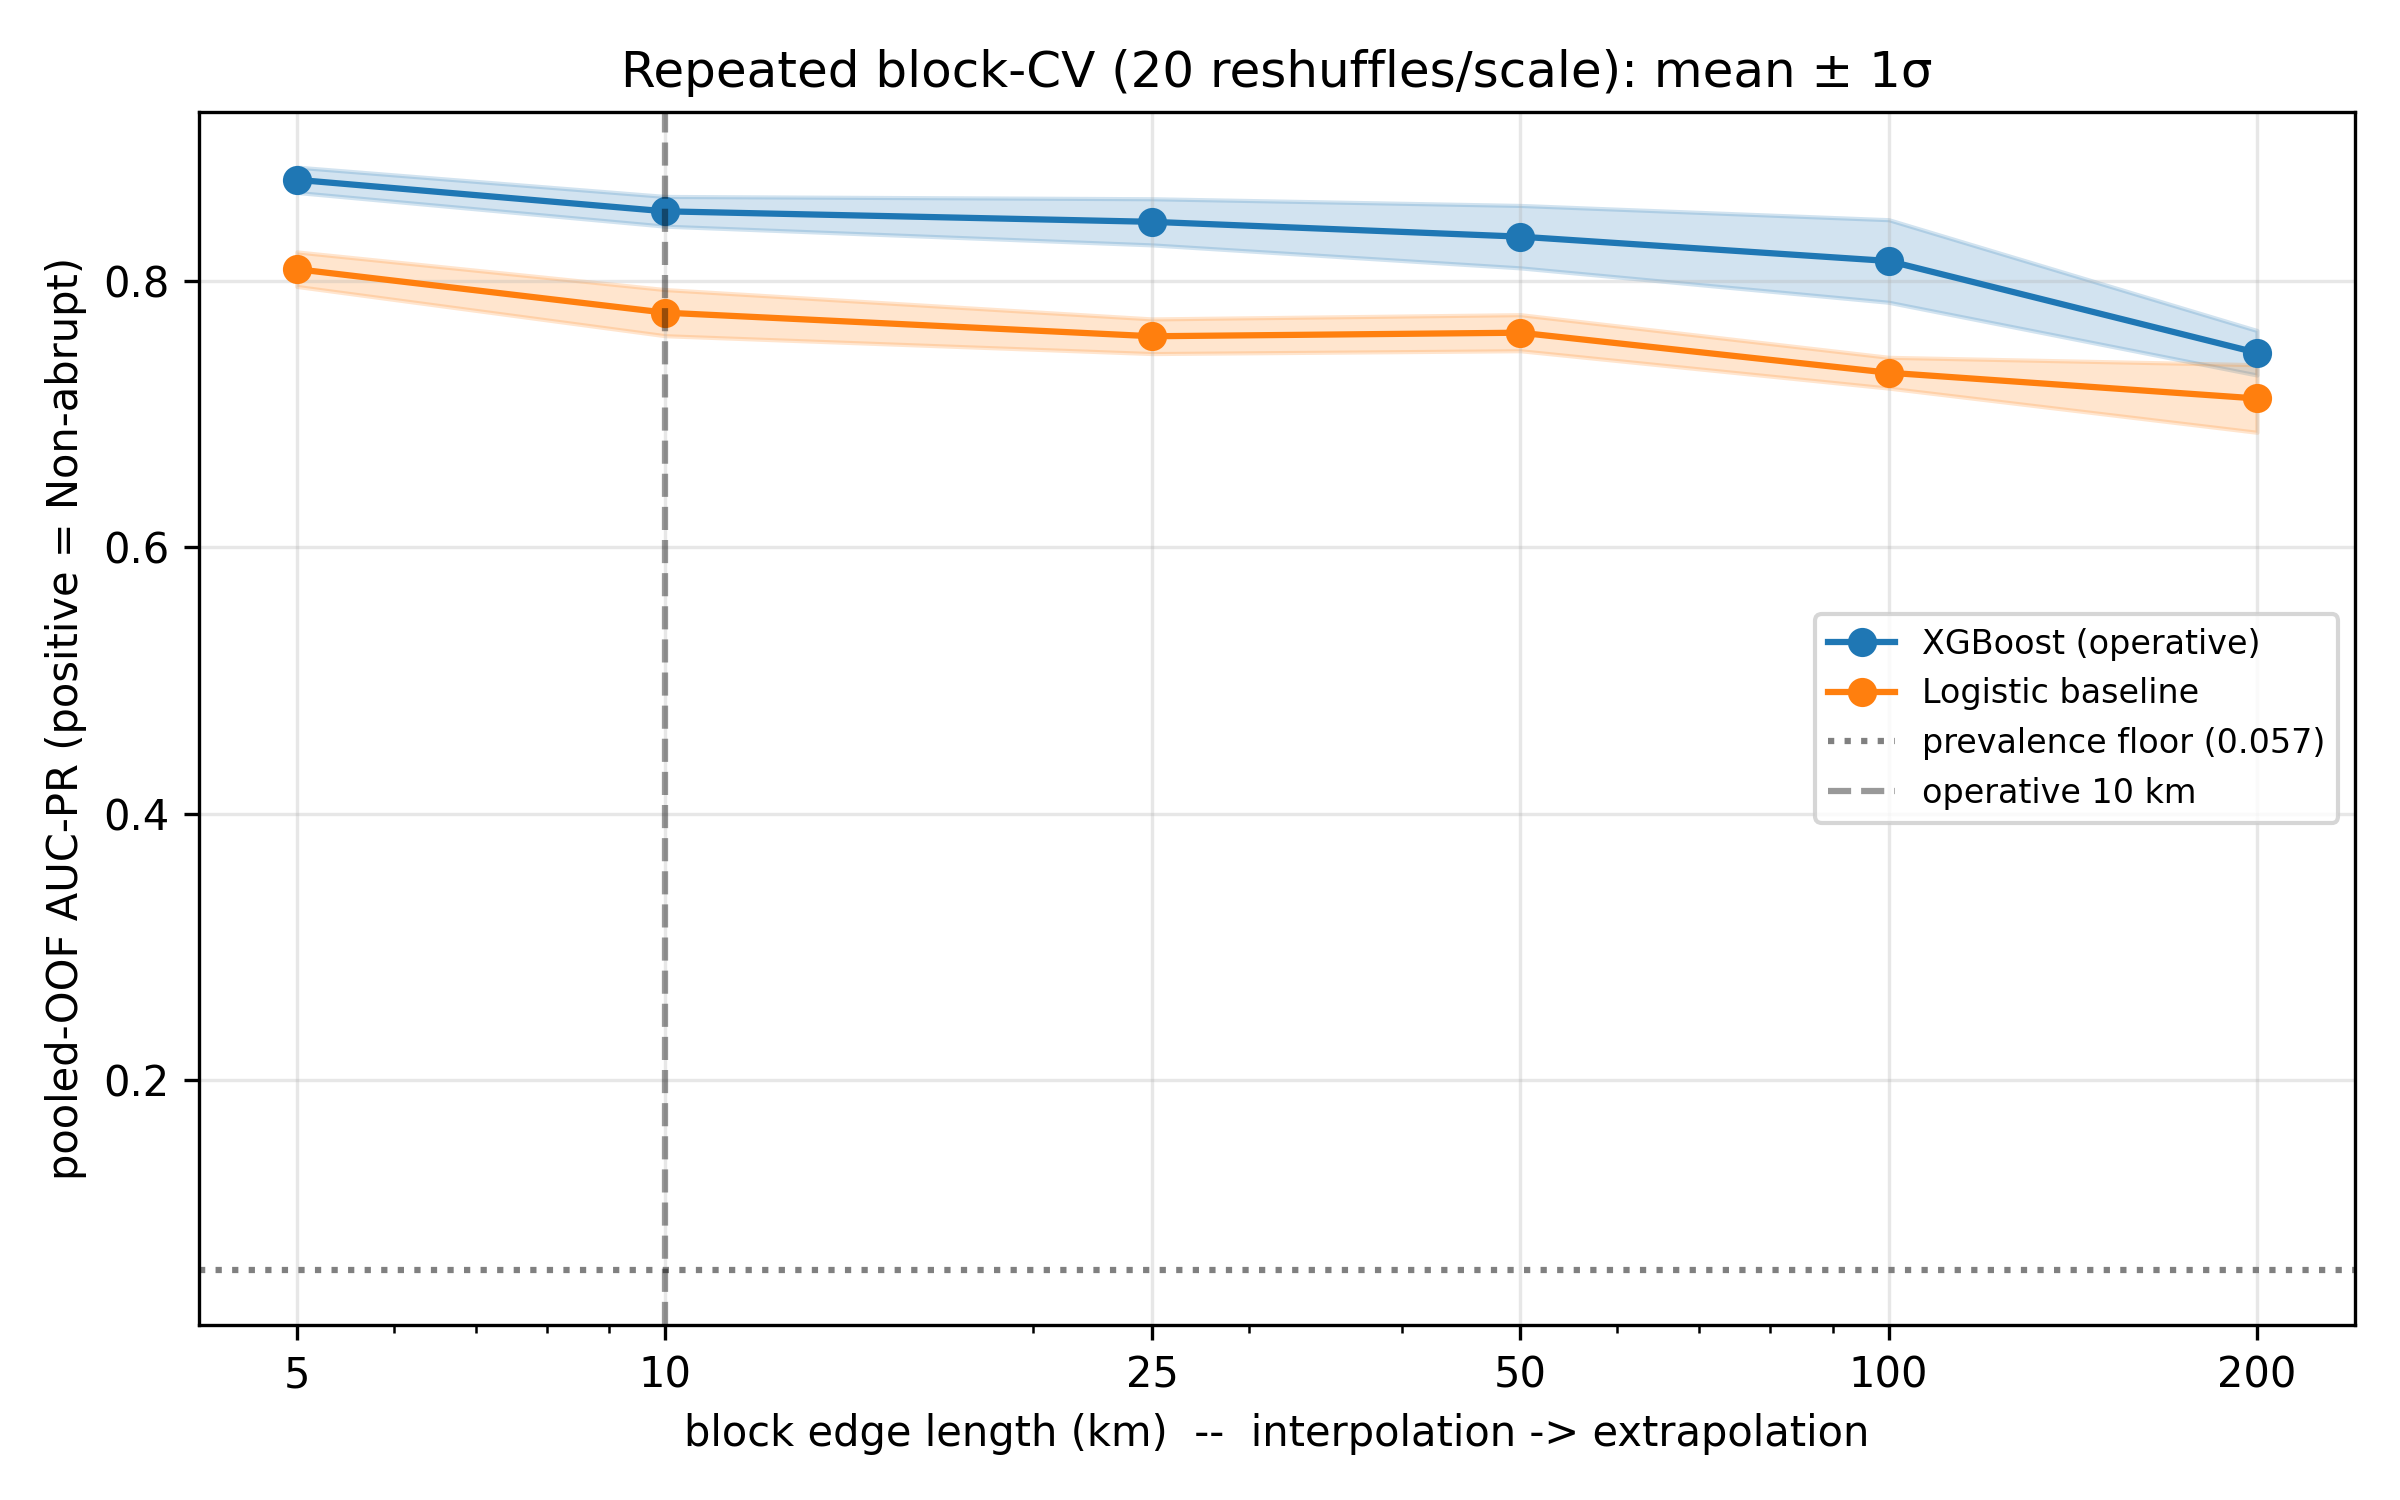

The script that saved this image:
"""Repeated spatial block-CV: partition-to-partition spread of the AUC-PR-vs-scale curve.

The headline curve in `train_xgboost.py` is a SINGLE 5-fold block partition per scale, so
its across-fold spread mixes real spatial-generalization variance with the luck of one
block->fold draw. This repeats the draw `N_REPEATS` times per scale (varying ONLY the
block->fold shuffle seed; the albers_grid placement is fixed) and reports the distribution
of pooled-OOF AUC-PR -- the honest uncertainty a statewide extrapolating map inherits.

It also tracks the XGBoost-vs-logistic MARGIN per partition (both models scored on the
IDENTICAL folds each repeat -> a paired contrast), to test whether the narrow
operative-scale margin is a stable signal or within partition noise.

Fixed configs (NO per-fold re-selection) so the measured spread is PURE partition variance,
not hyperparameter-selection noise:
  - XGBoost: the operative selected hyperparameters (`models/selected_hparams.json`),
    scale_pos_weight=1 -- i.e. the operative model itself, held constant across scales.
  - Logistic: the baseline pipeline (`logistic_builder`) at fixed C=1.0.
Single-level `N_OUTER`-fold block folds via the production splitter, buffer = BUFFER_KM (0).
Only `CV_SEED` varies across repeats. Positive class = 1 (Non-abrupt); chance = prevalence.
Extension not done here: jittering the grid ORIGIN (block boundaries are fixed for
albers_grid) would add a second partition-variance source.

Run: poetry run python diagnostics/repeated_cv.py
"""
import sys
import json
from pathlib import Path
import numpy as np
import matplotlib.pyplot as plt
from sklearn.metrics import average_precision_score

sys.path.insert(0, str(Path(__file__).resolve().parent.parent / 'models'))
sys.path.insert(0, str(Path(__file__).resolve().parent))
import spatial_cv as scv
import train_xgboost as tx
from _data import load

SCALES = [5, 10, 25, 50, 100, 200]   # matches SWEEP_CELL_KM (5 km bookend added, T-repeated-cv)
N_REPEATS = 20                        # block->fold reshuffles per scale
SEED0 = 42                            # repeat r uses CV seed SEED0 + r
LOGIT_C = 1.0                         # strongest fixed C at the operative scale (OOF AUC-PR rose
                                      # monotonically with C across the tested grid), so the baseline
                                      # runs at its best fixed config, not a handicap. NOTE: the headline
                                      # pipeline SELECTS C per fold (adaptive > any single fixed C);
                                      # this diagnostic fixes it to isolate partition variance from
                                      # selection variance for both models.
FIG = Path(__file__).resolve().parent / 'repeated_cv.png'
OUT_JSON = Path(__file__).resolve().parent.parent / 'output' / 'repeated_cv_results.json'


def pooled_ap(factory, X, y, folds):
    """Pooled out-of-fold AUC-PR for a fixed estimator factory over a fold list."""
    proba, scored = scv.pooled_oof_predict(factory, X, y, folds)
    yv = np.asarray(y)[scored]
    if len(np.unique(yv)) < 2:
        return np.nan
    return average_precision_score(yv, proba[scored])


def main():
    X, y, lat, lon = load(verify=True)
    yv = np.asarray(y)
    prevalence = float((yv == 1).mean())

    hp = json.loads((tx.MODELS / 'selected_hparams.json').read_text())['hyperparameters']
    xgb_factory = tx.xgb_builder(hp)                 # operative config, spw=1
    logit_factory = tx.logistic_builder({'C': LOGIT_C})

    print("=" * 78)
    print(f"Repeated block-CV: {N_REPEATS} block->fold reshuffles/scale | "
          f"{tx.N_OUTER}-fold | buffer {tx.BUFFER_KM} km")
    print(f"XGBoost operative hparams: {hp}")
    print(f"Logistic baseline: C={LOGIT_C} | positive=Non-abrupt "
          f"(chance AUC-PR={prevalence:.4f})")
    print("=" * 78)
    print(f"{'cell_km':>8} | {'XGBoost AUC-PR mean±std [min,max]':^34} | "
          f"{'Logistic mean±std':^18} | {'margin mean±std':^16}")
    print("-" * 78)

    stats = {}
    for scale in SCALES:
        blocks = scv.assign_blocks(lat, lon, method=tx.BLOCK_METHOD, cell_km=scale)
        xgb_aps, logit_aps = [], []
        for r in range(N_REPEATS):
            folds = list(scv.buffered_block_folds(
                lat, lon, blocks, n_splits=tx.N_OUTER, buffer_km=tx.BUFFER_KM, seed=SEED0 + r))
            xgb_aps.append(pooled_ap(xgb_factory, X, y, folds))
            logit_aps.append(pooled_ap(logit_factory, X, y, folds))
        xgb_aps, logit_aps = np.array(xgb_aps), np.array(logit_aps)
        margin = xgb_aps - logit_aps  # paired: same folds each repeat
        stats[scale] = {
            'xgb_mean': np.nanmean(xgb_aps), 'xgb_std': np.nanstd(xgb_aps),
            'xgb_min': np.nanmin(xgb_aps), 'xgb_max': np.nanmax(xgb_aps),
            'logit_mean': np.nanmean(logit_aps), 'logit_std': np.nanstd(logit_aps),
            'margin_mean': np.nanmean(margin), 'margin_std': np.nanstd(margin),
            'xgb_raw': xgb_aps.tolist(), 'logit_raw': logit_aps.tolist(),
        }
        s = stats[scale]
        print(f"{scale:>8} | {s['xgb_mean']:.3f} ± {s['xgb_std']:.3f} "
              f"[{s['xgb_min']:.3f}, {s['xgb_max']:.3f}]".ljust(37) +
              f"| {s['logit_mean']:.3f} ± {s['logit_std']:.3f}".ljust(21) +
              f"| {s['margin_mean']:+.3f} ± {s['margin_std']:.3f}")

    print("-" * 78)
    if tx.OPERATIVE_CELL_KM in stats:
        op = stats[tx.OPERATIVE_CELL_KM]
        margin_stable = abs(op['margin_mean']) > 2 * op['margin_std']
        print(f"Operative scale {tx.OPERATIVE_CELL_KM} km margin: {op['margin_mean']:+.3f} "
              f"± {op['margin_std']:.3f} -> XGBoost edge is "
              f"{'OUTSIDE' if margin_stable else 'WITHIN'} 2σ of partition noise "
              f"({'stable signal' if margin_stable else 'not distinguishable from noise'}).")

    # Cache results for the manuscript figure (output/fig05_spatial_performance.py).
    OUT_JSON.parent.mkdir(parents=True, exist_ok=True)
    payload = {
        'prevalence_floor': prevalence,
        'n_repeats': N_REPEATS,
        'seed0': SEED0,
        'operative_cell_km': tx.OPERATIVE_CELL_KM,
        'logit_C': LOGIT_C,
        'hparams': hp,
        'scales_km': SCALES,
        'per_scale': {str(scale): {k: (float(v) if np.isscalar(v) else v)
                                   for k, v in stats[scale].items()}
                      for scale in SCALES},
    }
    OUT_JSON.write_text(json.dumps(payload, indent=2))
    print(f"Wrote results: {OUT_JSON}")

    # Figure: mean line + ±1σ band per model, prevalence floor.
    fig, ax = plt.subplots(figsize=(8, 5))
    cells = np.array(SCALES)
    for key, label, color in [('xgb', 'XGBoost (operative)', 'C0'),
                              ('logit', 'Logistic baseline', 'C1')]:
        m = np.array([stats[c][f'{key}_mean'] for c in SCALES])
        sd = np.array([stats[c][f'{key}_std'] for c in SCALES])
        ax.plot(cells, m, marker='o', color=color, label=label)
        ax.fill_between(cells, m - sd, m + sd, color=color, alpha=0.2)
    ax.axhline(prevalence, color='grey', linestyle=':', label=f'prevalence floor ({prevalence:.3f})')
    ax.axvline(tx.OPERATIVE_CELL_KM, color='k', linestyle='--', alpha=0.4,
               label=f'operative {tx.OPERATIVE_CELL_KM} km')
    ax.set_xscale('log')
    ax.set_xticks(cells)
    ax.set_xticklabels([str(c) for c in SCALES])
    ax.set_xlabel('block edge length (km)  --  interpolation -> extrapolation')
    ax.set_ylabel('pooled-OOF AUC-PR (positive = Non-abrupt)')
    ax.set_title(f'Repeated block-CV ({N_REPEATS} reshuffles/scale): mean ± 1σ')
    ax.legend(fontsize=8)
    ax.grid(True, alpha=0.3)
    fig.tight_layout()
    fig.savefig(FIG, dpi=300)
    plt.close(fig)
    print(f"\nWrote figure: {FIG}")


if __name__ == '__main__':
    main()
